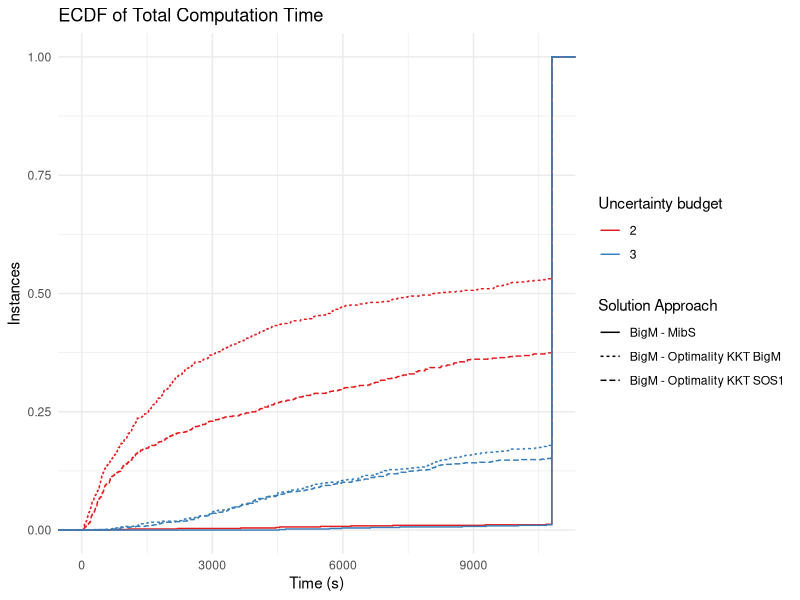
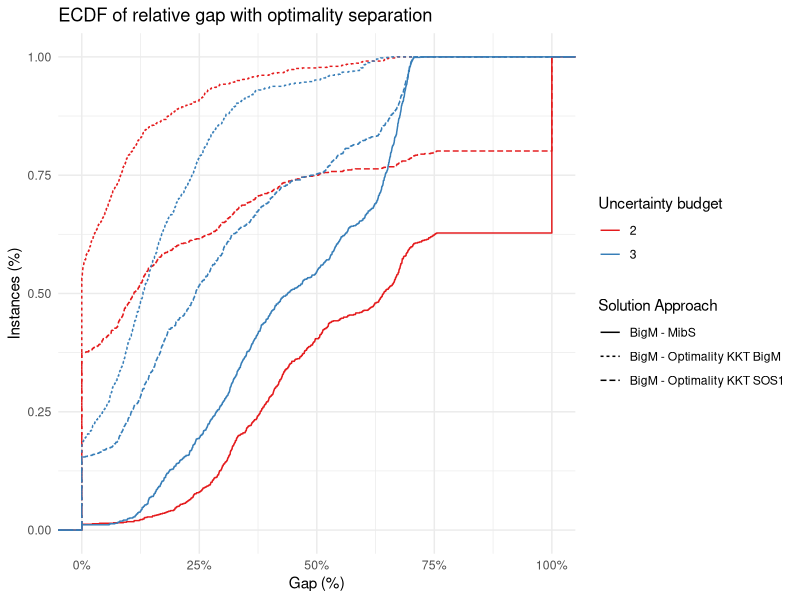
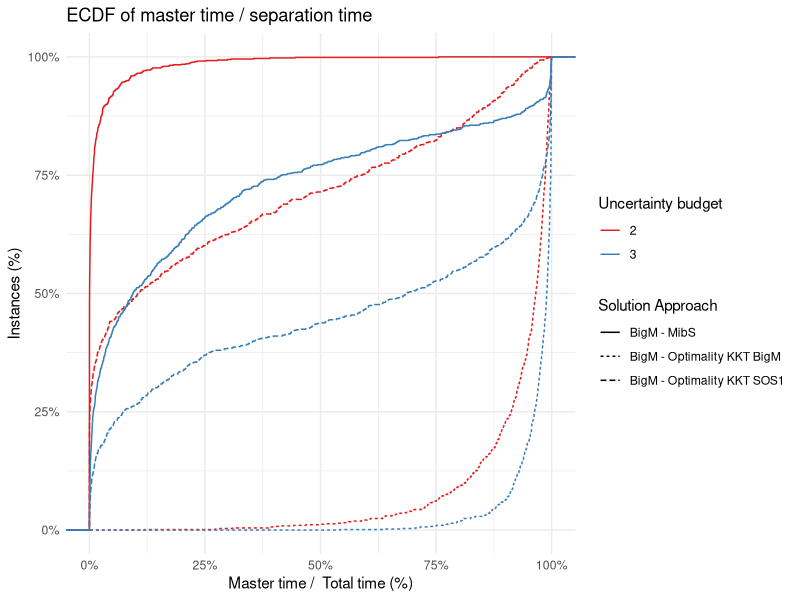
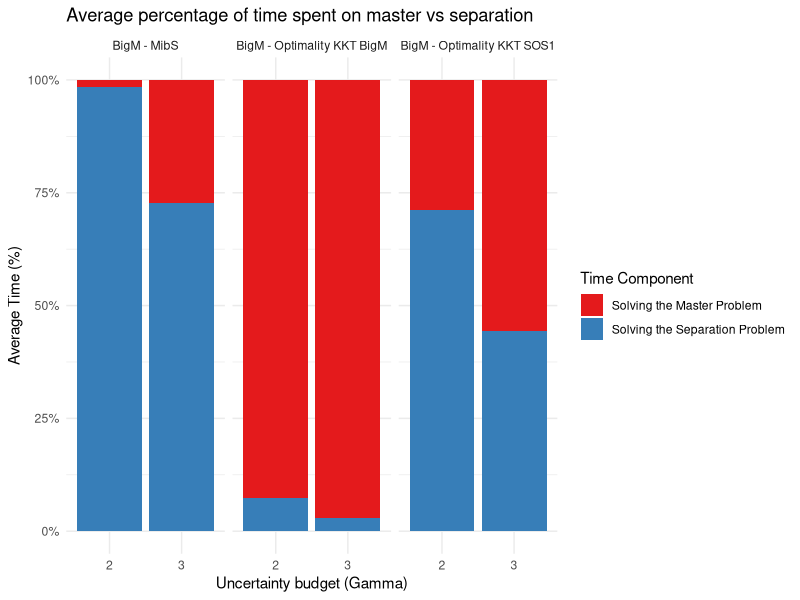
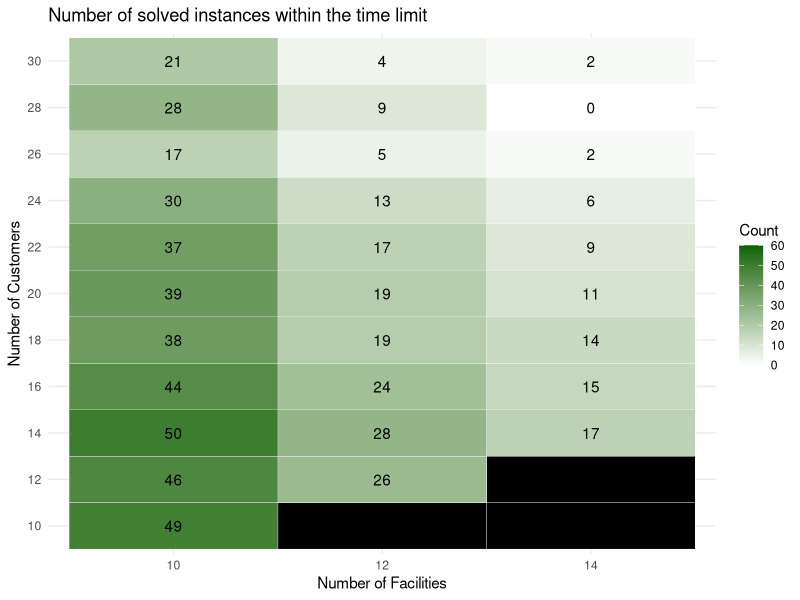
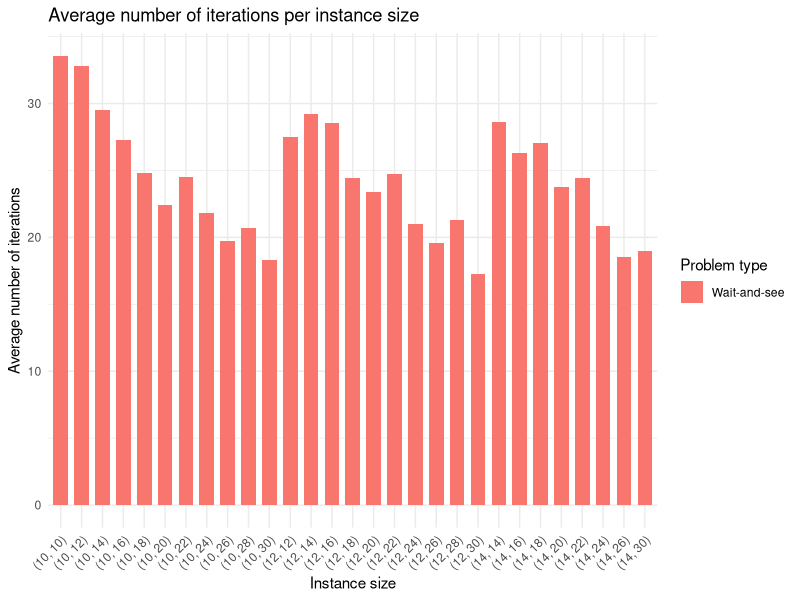
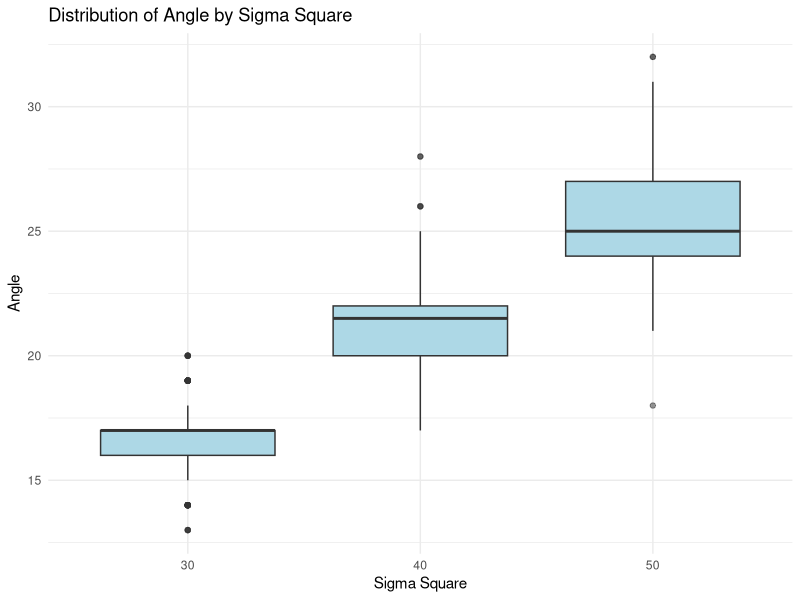
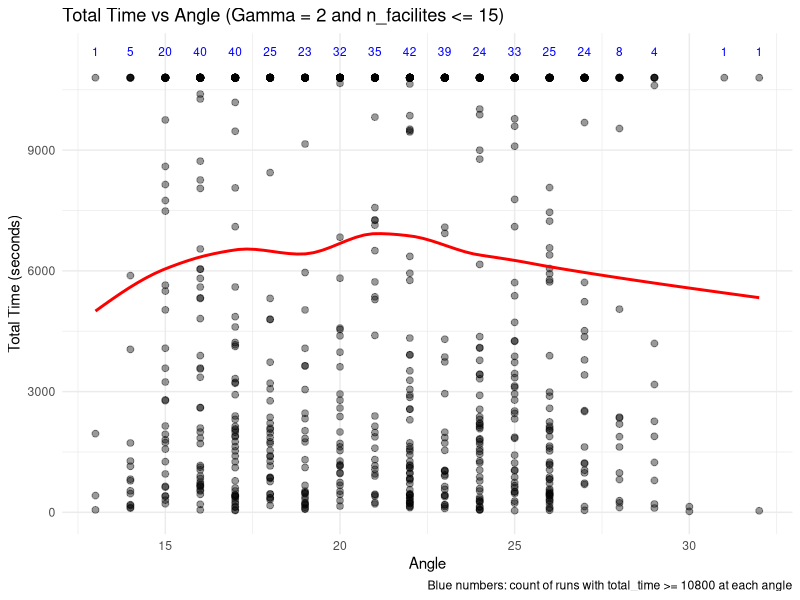

R code for these plots, in order:
## ---- chunk 1
library(ggplot2)
library(rmarkdown)
suppressWarnings(library(dplyr))
library(knitr)
library(kableExtra)
library(stringr)
library(RColorBrewer)
library(tidyr)
## ---- chunk 2
make_heatmap = function(data) {
  
  max_count = data %>%
    count(n_facilities, n_customers) %>%
    pull(n) %>%
    max()
  
  # Step 1: Get all existing combinations in the original data
  existing_combinations = data %>% distinct(n_facilities, n_customers)
  
  # Step 2: Get all combinations of existing values
  full_grid = expand_grid(
    n_facilities = unique(data$n_facilities),
    n_customers = unique(data$n_customers)
  )
  
  # Step 3: Mark whether the pair exists in the original data
  full_grid = full_grid %>%
    left_join(existing_combinations %>% mutate(exists = TRUE), by = c("n_facilities", "n_customers"))
  
  # Step 4: Count how many rows are below the time limit
  counts = data %>%
    filter(total_time < 10800) %>%
    count(n_facilities, n_customers, name = "count")
  
  # Step 5: Join the count info into the full grid
  summary_data = full_grid %>%
    left_join(counts, by = c("n_facilities", "n_customers"))
  
  # Step 6: Set count = 0 where pair exists but no row meets time condition
  summary_data = summary_data %>%
    mutate(
      count = ifelse(is.na(count) & exists == TRUE, 0, count)
    )
  
  # Step 7: Plot with text
  p = ggplot(summary_data, aes(x = factor(n_facilities), y = factor(n_customers), fill = count)) +
    geom_tile(color = "white") +
    geom_text(aes(label = ifelse(!is.na(count), count, "")), color = "black") +
    scale_fill_gradient(
      low = "white", high = "darkgreen", na.value = "black",
      limits = c(0,max_count)
    ) +
    labs(
      title = "Number of solved instances within the time limit",
      x = "Number of Facilities",
      y = "Number of Customers",
      fill = "Count"
    ) +
    theme_minimal()
  
  return(p)
}

## ---- chunk 3
make_ecdf_total_time = function(data) {
  p = ggplot(data, aes(x = total_time, color = factor(Gamma), linetype = full_approach ) ) +
      stat_ecdf(geom = "step", linewidth = .5) +
      #scale_y_continuous(labels = function(x) gsub("%", "\\\\%", scales::label_percent()(x))) +
      labs(
        title = "ECDF of Total Computation Time",
        x = "Time (s)",
        y = "Instances",
        color = "Uncertainty budget",
        linetype = "Solution Approach"
      ) +
      xlim(c(0,10800)) +
      theme_minimal() +
      scale_color_brewer(palette = "Set1")
  
  print(p)
  
  ecdf_table <- all_results_wait_and_see %>%
    group_by(Gamma, full_approach) %>%
    arrange(total_time) %>%
    mutate(y = ecdf(total_time)(total_time)) %>%
    select(Gamma, full_approach, x = total_time, y)
  
  return(ecdf_table)
}

make_ecdf_gap = function(data) {
  
  p = ggplot(data,
         aes(x = (best_obj - best_bound) / (abs(best_obj) + 1e-10), color = factor(Gamma), linetype = full_approach ) ) +
      stat_ecdf(geom = "step", linewidth = .5) +
      scale_x_continuous(labels = scales::percent) +
      labs(
        title = "ECDF of relative gap with optimality separation",
        x = "Gap (%)",
        y = "Instances (%)",
        color = "Uncertainty budget",
        linetype = "Solution Approach"
      ) +
      theme_minimal() +
      scale_color_brewer(palette = "Set1")
  
  return (p)
}

make_ecdf_master_time = function(data) {
  
  p = ggplot(data,
         aes(x = master_time / total_time, color = factor(Gamma), linetype =  full_approach) ) +
      stat_ecdf(geom = "step", linewidth = .5) +
      scale_x_continuous(labels = scales::percent) +
      scale_y_continuous(labels = scales::percent) +
      labs(
        title = "ECDF of master time / separation time",
        x = "Master time /  Total time (%)",
        y = "Instances (%)",
        color = "Uncertainty budget",
        linetype = "Solution Approach"
      ) +
      theme_minimal() +
      scale_color_brewer(palette = "Set1")
    
  return (p)
}

make_master_time_barplot = function(data) {
  
  # Compute percentages
  plot_data <- data %>%
    dplyr::mutate(
      master_pct = master_time / total_time,
      other_pct  = 1 - master_pct
    ) %>%
    tidyr::pivot_longer(
      cols = c(master_pct, other_pct),
      names_to = "component",
      values_to = "percentage"
    )
  
  # Bar plot
  p <- ggplot(plot_data,
              aes(x = factor(Gamma), y = percentage, fill = component)) +
    geom_bar(stat = "summary", fun = mean, position = "stack") +
    scale_y_continuous(labels = scales::percent) +
    scale_fill_manual(
      values = c(master_pct = "#E41A1C", other_pct = "#377EB8"),
      labels = c("Solving the Master Problem", "Solving the Separation Problem"),
      name = "Time Component"
    ) +
    facet_wrap(~ full_approach) +
    labs(
      title = "Average percentage of time spent on master vs separation",
      x = "Uncertainty budget (Gamma)",
      y = "Average Time (%)"
    ) +
    theme_minimal()
  
  return(p)
}

## ---- chunk 4
all_results_wait_and_see = rbind(
  read.csv("ws_results.csv", header = FALSE),
  read.csv("aro_results.csv", header = FALSE)
)
colnames(all_results_wait_and_see) = c("tag",
                          "instance",
                          "lower_objective_instance",
                          "n_facilities",
                          "n_customers", 
                          "d",
                          "angle",
                          "Gamma",
                          "master_method",
                          "separation_method",
                          "status",
                          "reason",
                          "best_bound",
                          "best_obj",
                          "total_time",
                          "master_time",
                          "separation_time",
                          "n_iterations")

all_results_wait_and_see = all_results_wait_and_see %>%
  mutate(
    separation_type = sub("_.*", "", separation_method),
    separation_method = gsub("_", " ", separation_method),
    separation_approach = sub("^[^_]+_", "", separation_method),
    full_approach = paste0(master_method, " - ", separation_approach),
    sigma_square = as.numeric(sub(".*_\\d+_(\\d+)_\\d+\\.txt$", "\\1", lower_objective_instance)),
    total_time = pmin(total_time, 10800),
    gap = (best_obj - best_bound) / (abs(best_obj) + 1e-10)
  )

#all_results_wait_and_see = all_results_wait_and_see %>% filter(n_facilities <= 25 & n_customers <= 40)

all_results_wait_and_see$tag = NULL

#print("*********************** WARNING: Filtering instances here ***********************")

#all_results_wait_and_see <- all_results_wait_and_see %>%
#  group_by(instance, lower_objective_instance, Gamma) %>%
#  mutate(n_full_approach = n_distinct(full_approach)) %>%
#  ungroup() %>%
#  filter(n_full_approach == n_distinct(all_results_wait_and_see$full_approach)) %>%
#  select(-n_full_approach)

paged_table(all_results_wait_and_see)
## ---- chunk 5

table = make_ecdf_total_time(all_results_wait_and_see)

write_ecdf_csv = function(data, column_name, filename) {
  
  x_points <- seq(0, max(data[[column_name]]), length.out = 100)

  combinations <- data %>%
    select(full_approach, Gamma) %>%
    distinct()
  
  # Compute ECDF values for each combination
  ecdf_table <- combinations %>%
    rowwise() %>%
    do({
      approach <- .$full_approach
      gamma <- .$Gamma
      
      # Subset the data
      df_sub <- data %>%
        filter(full_approach == approach, Gamma == gamma)
      
      # Compute ECDF
      F <- ecdf(df_sub[[column_name]])
      
      # Evaluate at x_points
      data.frame(
        x = x_points,
        value = F(x_points),
        full_approach = approach,
        Gamma = gamma
      )
    }) %>%
    ungroup()
  
  ecdf_wide <- ecdf_table %>%
    unite("approach_Gamma", full_approach, Gamma, sep = "_") %>%
    pivot_wider(names_from = approach_Gamma, values_from = value)
  
  
  ecdf_wide
  
  write.csv(ecdf_wide, filename, row.names = FALSE, quote = FALSE)
}

write_ecdf_csv(all_results_wait_and_see, "total_time", "uflp-ecdf-time.csv")
write_ecdf_csv(all_results_wait_and_see, "gap", "uflp-ecdf-gap.csv")

make_ecdf_gap(all_results_wait_and_see)
make_ecdf_master_time(all_results_wait_and_see)
make_master_time_barplot(all_results_wait_and_see)
## ---- chunk 6
wait_and_see_big_M = all_results_wait_and_see %>% filter(full_approach == "BigM - Optimality KKT BigM")
make_heatmap(wait_and_see_big_M)
## ---- chunk 7

wait_and_see_big_M_solved = wait_and_see_big_M %>% filter(total_time < 10800)

avg_iter_wait_and_see <- wait_and_see_big_M_solved %>%
  group_by(n_facilities, n_customers) %>%
  summarise(avg_iterations = mean(n_iterations, na.rm = TRUE), .groups = "drop") %>%
  mutate(problem_type = "Wait-and-see")

# Step 3: Create a label for each pair to use on the x-axis
avg_iterations_combined <- avg_iter_wait_and_see %>%
  mutate(pair = paste0("(", n_facilities, ", ", n_customers, ")"))

# Step 4: Plot side-by-side bars
ggplot(avg_iterations_combined, aes(x = pair, y = avg_iterations, fill = problem_type)) +
  geom_bar(stat = "identity", position = position_dodge(width = 0.8), width = 0.7) +
  labs(
    title = "Average number of iterations per instance size",
    x = "Instance size",
    y = "Average number of iterations",
    fill = "Problem type"
  ) +
  theme_minimal() +
  theme(axis.text.x = element_text(angle = 45, hjust = 1))
## ---- chunk 8
summary_table <- all_results_wait_and_see %>%
  filter(total_time < 10800) %>%
  group_by(full_approach, Gamma, n_facilities, n_customers) %>%
  summarise(
    #instance = paste(unique(instance), collapse = ", "),
    n_instances = n(),
    avg_total_time = mean(total_time, na.rm = TRUE),
    avg_master_share = mean(master_time / total_time * 100, na.rm = TRUE),
    avg_n_iterations = mean(n_iterations, na.rm = TRUE),
    .groups = "drop"
  )

kable(summary_table)
## ---- chunk 9
wait_and_see_big_M %>% group_by(sigma_square) %>% summarise(avg_angle = mean(angle))

ggplot(wait_and_see_big_M, aes(x = factor(sigma_square), y = angle)) +
  geom_boxplot(outlier.alpha = 0.3, fill = "lightblue") +
  labs(
    title = "Distribution of Angle by Sigma Square",
    x = "Sigma Square",
    y = "Angle"
  ) +
  theme_minimal()

######################

for (Gamma_val in unique(wait_and_see_big_M$Gamma)) {
  
  data = wait_and_see_big_M %>% filter(Gamma == Gamma_val, n_facilities <= 15)
  
  # Count long runs per exact angle
  counts_per_angle <- data %>%
    group_by(angle) %>%
    summarise(long_runs = sum(total_time >= 10800, na.rm = TRUE)) %>%
    ungroup()
  
  # Plot with points, smooth line, and count labels
  p = ggplot(data, aes(x = angle, y = total_time)) +
    geom_point(alpha = 0.4, size = 2) +
    geom_smooth(method = "loess", se = FALSE, color = "red", size = 1) +
    geom_text(
      data = counts_per_angle %>% filter(long_runs > 0),
      aes(x = angle, y = max(data$total_time, na.rm = TRUE) * 1.05, label = long_runs),
      color = "blue",
      size = 3,
      vjust = 0
    ) +
    labs(
      title = paste0("Total Time vs Angle (Gamma = ", Gamma_val, " and n_facilites <= 15)"),
      x = "Angle",
      y = "Total Time (seconds)",
      caption = "Blue numbers: count of runs with total_time >= 10800 at each angle"
    ) +
    theme_minimal() +
    coord_cartesian(clip = "off")  # to show labels outside plot area
  
  print(p)
}
## ---- chunk 10
check_obj_consistency <- function(data) {
  data %>%
    filter(total_time < 10800) %>%
    group_by(instance, lower_objective_instance, Gamma) %>%
    summarise(
      n_methods = n_distinct(full_approach),
      n_obj     = n_distinct(best_obj),
      same_obj  = (n_obj == 1),
      .groups = "drop"
    ) %>%
    filter(!same_obj)
}

check_obj_consistency(all_results_wait_and_see)

all_results_wait_and_see %>% filter(n_iterations > 100)
